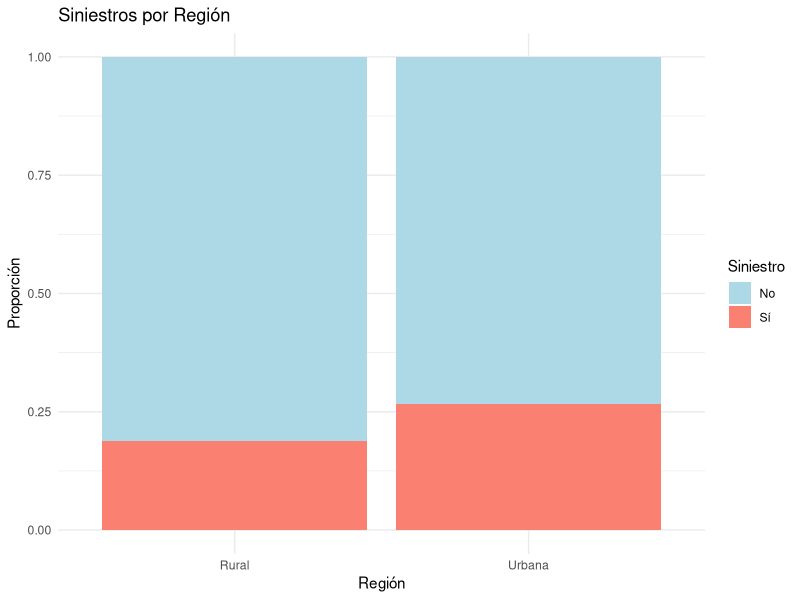
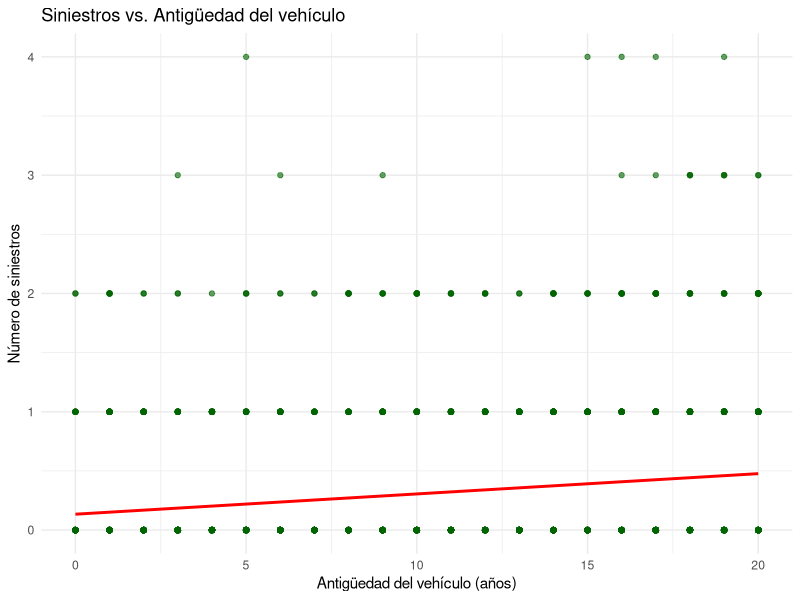
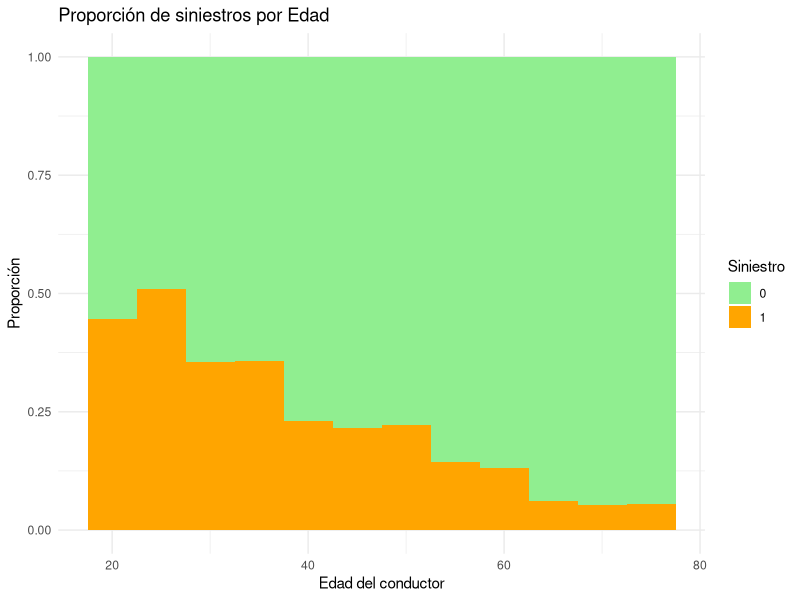
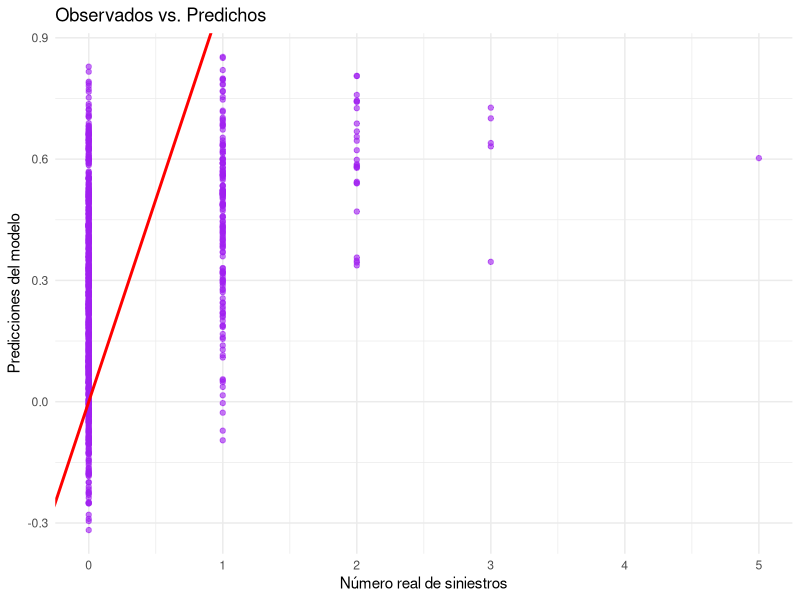
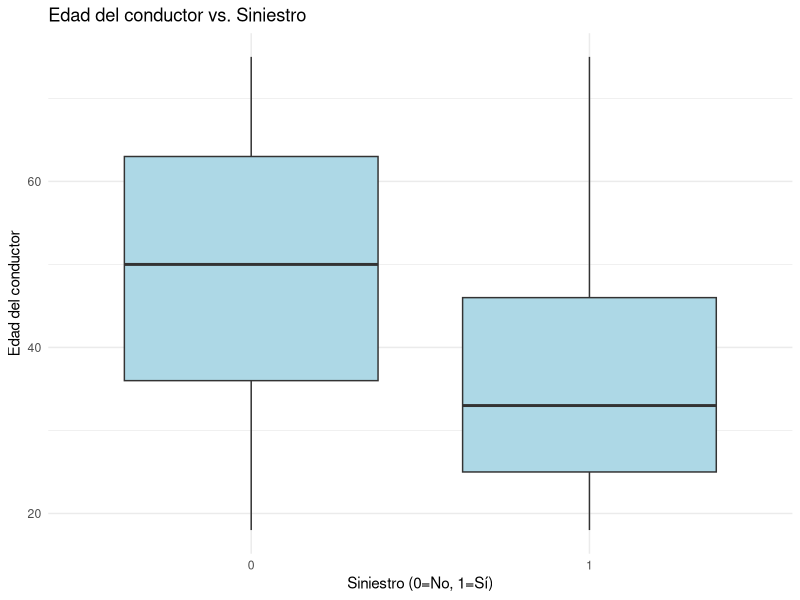
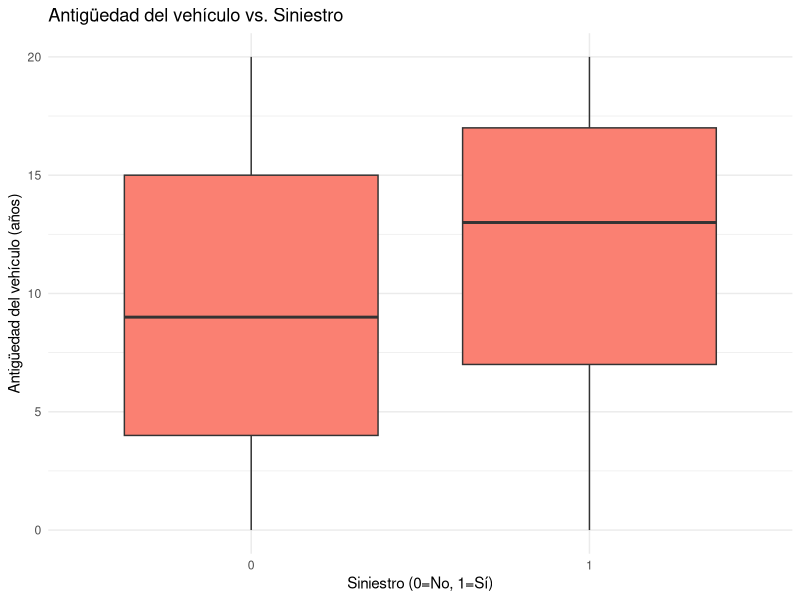
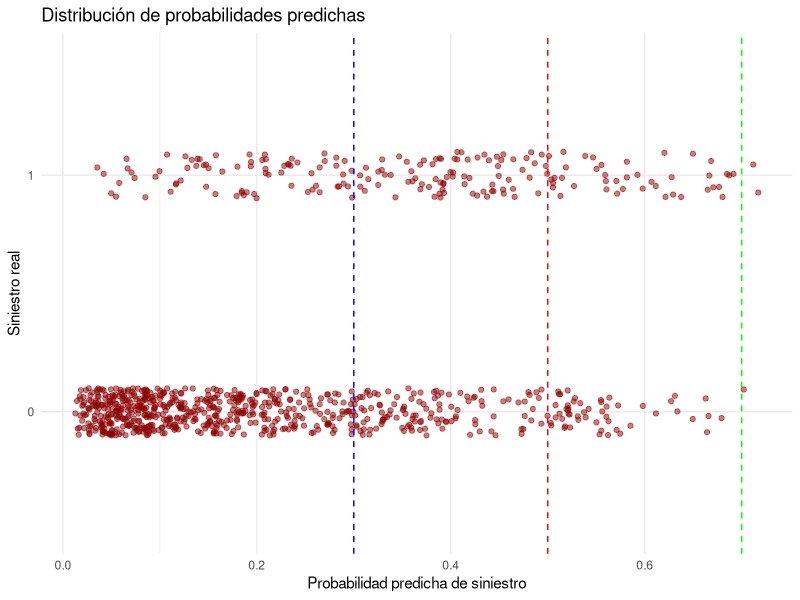
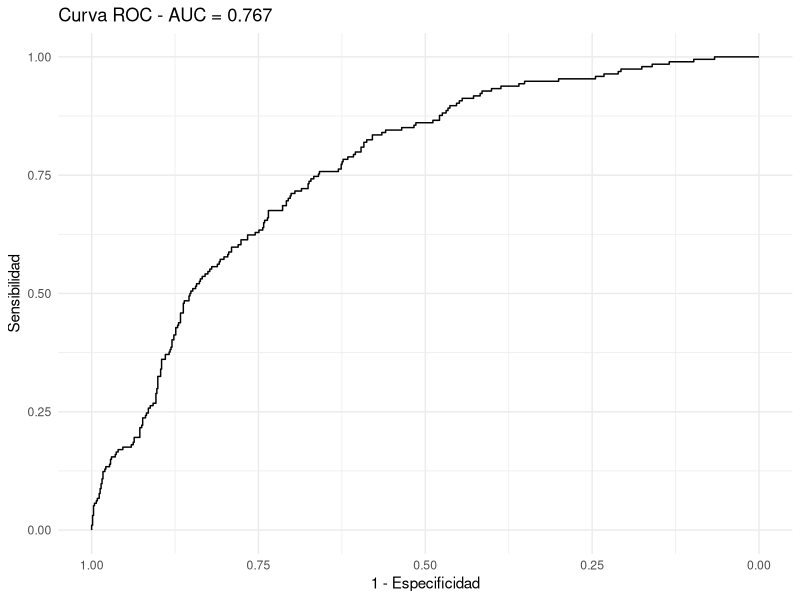

The R source for these figures, in order:
## ---- chunk 1
knitr::opts_chunk$set(echo = TRUE)
## ---- chunk 2
library(ggplot2)
library(tidyverse)
## ---- chunk 3
set.seed(123)   # para reproducibilidad
n <- 3000        # tamaño de la muestra

# Variables principales
edad_conductor <- sample(18:75, n, replace = TRUE)
antiguedad_vehiculo <- sample(0:20, n, replace = TRUE)
valor_vehiculo <- round(runif(n, 20, 120), 1)  # millones
region <- sample(c("Urbana", "Rural"), n, replace = TRUE, prob = c(0.7, 0.3))

# Generación de siniestros
# modelo base para probabilidad de siniestro (logit)
# conductores más jóvenes y autos más viejos = mayor riesgo
logit_p <- -4 + 0.05*(60 - edad_conductor) + 
  0.08*antiguedad_vehiculo + 
  0.6*(region == "Urbana")

# convertir logit a probabilidad (logística inversa)
p_siniestro <- exp(logit_p) / (1 + exp(logit_p))

# número de siniestros según probabilidad esperada
num_siniestros <- rpois(n, lambda = p_siniestro * 2)

# variable binaria de siniestro (1 si hay al menos uno)
siniestro <- ifelse(num_siniestros > 0, 1, 0)

# Base de datos final
datos_siniestros <- data.frame(
  edad_conductor,
  antiguedad_vehiculo,
  valor_vehiculo,
  region,
  num_siniestros,
  siniestro
)

# Vista previa
head(datos_siniestros)
## ---- chunk 4
set.seed(123)
n <- nrow(datos_siniestros)
indice <- sample(1:n, size = 0.7 * n)
train <- datos_siniestros[indice, ]
test <- datos_siniestros[-indice, ]
## ---- chunk 5
# Siniestros por región
ggplot(train, aes(x = region, fill = factor(siniestro))) +
  geom_bar(position = "fill") +
  labs(title = "Siniestros por Región",
       x = "Región", 
       y = "Proporción",
       fill = "Siniestro") +
  scale_fill_manual(values = c("0" = "lightblue", "1" = "salmon"),
                    labels = c("No", "Sí")) +
  theme_minimal()

# Siniestros por antigüedad del vehículo
ggplot(train, aes(x = antiguedad_vehiculo, y = num_siniestros)) +
  geom_point(alpha = 0.6, color = "darkgreen") +
  geom_smooth(method = "lm", color = "red", se = FALSE) +
  labs(title = "Siniestros vs. Antigüedad del vehículo",
       x = "Antigüedad del vehículo (años)", 
       y = "Número de siniestros") +
  theme_minimal()

# Distribución de siniestros por grupo de edad
ggplot(train, aes(x = edad_conductor, fill = factor(siniestro))) +
  geom_histogram(binwidth = 5, position = "fill") +
  labs(title = "Proporción de siniestros por Edad",
       x = "Edad del conductor", 
       y = "Proporción",
       fill = "Siniestro") +
  scale_fill_manual(values = c("0" = "lightgreen", "1" = "orange")) +
  theme_minimal()
## ---- chunk 6
# Grupo de edad (joven: <25 años, adulto: 25-65, mayor: >65)
train <- train %>%
  mutate(grupo_edad = case_when(
    edad_conductor <= 25 ~ "Joven",
    edad_conductor <= 65 ~ "Adulto",
    TRUE ~  "Adulto mayor"
  )
)

test <- test %>%
  mutate(grupo_edad = case_when(
    edad_conductor <= 25 ~ "Joven",
    edad_conductor <= 65 ~ "Adulto",
    TRUE ~  "Adulto mayor"
  )
)

# Logaritmo del valor del vehículo (para reducir asimetría)
train$log_valor <- log(train$valor_vehiculo)
test$log_valor <- log(test$valor_vehiculo)
## ---- chunk 7
modelo_siniestros <- lm(num_siniestros ~ edad_conductor + antiguedad_vehiculo + 
                        region + log_valor, data = train)
summary(modelo_siniestros)
## ---- chunk 8
predicciones <- predict(modelo_siniestros, newdata = test)
r2 <- 1 - sum((test$num_siniestros - predicciones)^2) / 
            sum((test$num_siniestros - mean(test$num_siniestros))^2)
r2

# Gráfico de observados vs. predichos
ggplot(data = test, aes(x = num_siniestros, y = predicciones)) +
  geom_point(alpha = 0.6, color = "purple") +
  geom_abline(intercept = 0, slope = 1, color = "red", linewidth = 1) +
  labs(title = "Observados vs. Predichos",
       x = "Número real de siniestros", 
       y = "Predicciones del modelo") +
  theme_minimal()
## ---- chunk 9
# Resumen estadístico
summary(datos_siniestros)

# Proporción de siniestros
mean(datos_siniestros$siniestro)

# Gráfico de distribución de variables principales
ggplot(datos_siniestros, aes(x = factor(siniestro), y = edad_conductor)) +
  geom_boxplot(fill = "lightblue") +
  labs(title = "Edad del conductor vs. Siniestro",
       x = "Siniestro (0=No, 1=Sí)", 
       y = "Edad del conductor") +
  theme_minimal()

ggplot(datos_siniestros, aes(x = factor(siniestro), y = antiguedad_vehiculo)) +
  geom_boxplot(fill = "salmon") +
  labs(title = "Antigüedad del vehículo vs. Siniestro",
       x = "Siniestro (0=No, 1=Sí)", 
       y = "Antigüedad del vehículo (años)") +
  theme_minimal()
## ---- chunk 10
modelo_logistico <- glm(siniestro ~ edad_conductor + antiguedad_vehiculo + 
                        region + valor_vehiculo + grupo_edad, 
                        data = train, family = binomial())
summary(modelo_logistico)
## ---- chunk 11
# Función para calcular métricas
calcular_metricas <- function(probabilidades, real, umbral) {
  pred_clase <- ifelse(probabilidades >= umbral, 1, 0)
  exactitud <- mean(pred_clase == real)
  TP <- sum(pred_clase == 1 & real == 1)
  FN <- sum(pred_clase == 0 & real == 1)
  sensibilidad <- TP / (TP + FN)
  return(c(Exactitud = exactitud, Sensibilidad = sensibilidad))
}

prob_test <- predict(modelo_logistico, newdata = test, type = "response")

# Umbral 0.5
metricas_05 <- calcular_metricas(prob_test, test$siniestro, 0.5)
cat("Umbral 0.5 - Exactitud:", round(metricas_05[1], 3), 
    "Sensibilidad:", round(metricas_05[2], 3))

# Umbral 0.3
metricas_03 <- calcular_metricas(prob_test, test$siniestro, 0.3)
cat("Umbral 0.3 - Exactitud:", round(metricas_03[1], 3), 
    "Sensibilidad:", round(metricas_03[2], 3))

# Umbral 0.7
metricas_07 <- calcular_metricas(prob_test, test$siniestro, 0.7)
cat("Umbral 0.7 - Exactitud:", round(metricas_07[1], 3), 
    "Sensibilidad:", round(metricas_07[2], 3))

# Curva ROC y gráfico de probabilidades
library(pROC)
roc_obj <- roc(test$siniestro, prob_test)
auc_value <- auc(roc_obj)

p9 <- ggplot(data = test, aes(x = prob_test, y = factor(siniestro))) +
  geom_jitter(height = 0.1, alpha = 0.5, color = "darkred") +
  geom_vline(xintercept = c(0.3, 0.5, 0.7), linetype = "dashed", 
             color = c("blue", "red", "green")) +
  labs(title = "Distribución de probabilidades predichas",
       x = "Probabilidad predicha de siniestro", 
       y = "Siniestro real") +
  theme_minimal()

p10 <- ggroc(roc_obj) +
  labs(title = paste("Curva ROC - AUC =", round(auc_value, 3)),
       x = "1 - Especificidad",
       y = "Sensibilidad") +
  theme_minimal()

print(p9)
print(p10)
